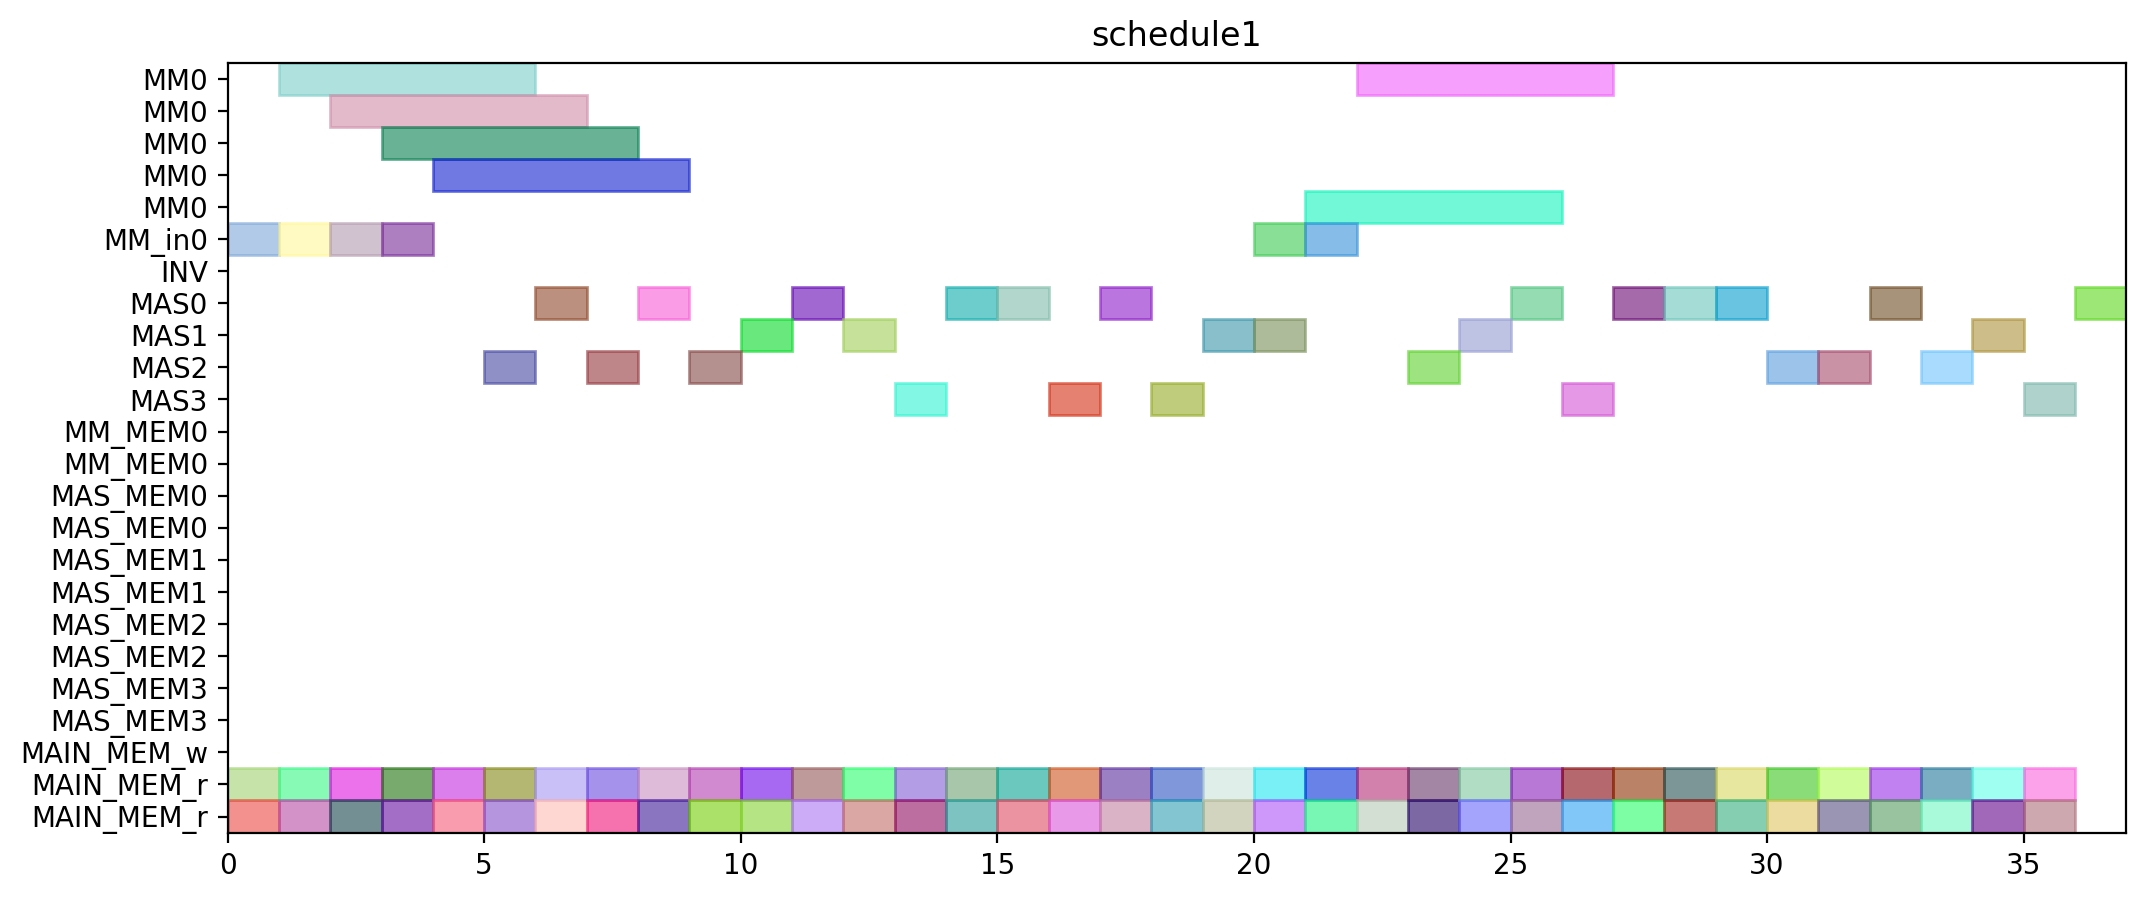

This figure's Python source:
from pyschedule import Scenario, solvers, plotters, alt


def solve():
	horizon = 111
	S = Scenario("schedule1", horizon=horizon)

	# resource
	MM = S.Resources('MM', num=1, size=5)
	MM_in = S.Resources('MM_in', num=1)
	INV = S.Resource('INV')
	MAS = S.Resources('MAS', num=4, size=1, periods=range(1, horizon))
	MM_MEM = S.Resources('MM_MEM', num=1, size=2)
	MAS_MEM = S.Resources('MAS_MEM', num=4, size=2)
	MAIN_MEM_w = S.Resource('MAIN_MEM_w', size=1)
	MAIN_MEM_r = S.Resource('MAIN_MEM_r', size=2)

	# result of previous scheduling
	c_t0_t3_t1_in = S.Task('c_t0_t3_t1_in', length=1, delay_cost=1)
	S += c_t0_t3_t1_in >= 0
	c_t0_t3_t1_in += MM_in[0]

	c_t0_t3_t1_mem0 = S.Task('c_t0_t3_t1_mem0', length=1, delay_cost=1)
	S += c_t0_t3_t1_mem0 >= 0
	c_t0_t3_t1_mem0 += MAIN_MEM_r

	c_t0_t3_t1_mem1 = S.Task('c_t0_t3_t1_mem1', length=1, delay_cost=1)
	S += c_t0_t3_t1_mem1 >= 0
	c_t0_t3_t1_mem1 += MAIN_MEM_r

	c_t0_t3_t1 = S.Task('c_t0_t3_t1', length=5, delay_cost=1)
	S += c_t0_t3_t1 >= 1
	c_t0_t3_t1 += MM[0]

	c_t1_t3_t0_in = S.Task('c_t1_t3_t0_in', length=1, delay_cost=1)
	S += c_t1_t3_t0_in >= 1
	c_t1_t3_t0_in += MM_in[0]

	c_t1_t3_t0_mem0 = S.Task('c_t1_t3_t0_mem0', length=1, delay_cost=1)
	S += c_t1_t3_t0_mem0 >= 1
	c_t1_t3_t0_mem0 += MAIN_MEM_r

	c_t1_t3_t0_mem1 = S.Task('c_t1_t3_t0_mem1', length=1, delay_cost=1)
	S += c_t1_t3_t0_mem1 >= 1
	c_t1_t3_t0_mem1 += MAIN_MEM_r

	c_t1_t3_t0 = S.Task('c_t1_t3_t0', length=5, delay_cost=1)
	S += c_t1_t3_t0 >= 2
	c_t1_t3_t0 += MM[0]

	c_t1_t3_t1_in = S.Task('c_t1_t3_t1_in', length=1, delay_cost=1)
	S += c_t1_t3_t1_in >= 2
	c_t1_t3_t1_in += MM_in[0]

	c_t1_t3_t1_mem0 = S.Task('c_t1_t3_t1_mem0', length=1, delay_cost=1)
	S += c_t1_t3_t1_mem0 >= 2
	c_t1_t3_t1_mem0 += MAIN_MEM_r

	c_t1_t3_t1_mem1 = S.Task('c_t1_t3_t1_mem1', length=1, delay_cost=1)
	S += c_t1_t3_t1_mem1 >= 2
	c_t1_t3_t1_mem1 += MAIN_MEM_r

	c_t0_t3_t0_in = S.Task('c_t0_t3_t0_in', length=1, delay_cost=1)
	S += c_t0_t3_t0_in >= 3
	c_t0_t3_t0_in += MM_in[0]

	c_t0_t3_t0_mem0 = S.Task('c_t0_t3_t0_mem0', length=1, delay_cost=1)
	S += c_t0_t3_t0_mem0 >= 3
	c_t0_t3_t0_mem0 += MAIN_MEM_r

	c_t0_t3_t0_mem1 = S.Task('c_t0_t3_t0_mem1', length=1, delay_cost=1)
	S += c_t0_t3_t0_mem1 >= 3
	c_t0_t3_t0_mem1 += MAIN_MEM_r

	c_t1_t3_t1 = S.Task('c_t1_t3_t1', length=5, delay_cost=1)
	S += c_t1_t3_t1 >= 3
	c_t1_t3_t1 += MM[0]

	c_t0_t3_t0 = S.Task('c_t0_t3_t0', length=5, delay_cost=1)
	S += c_t0_t3_t0 >= 4
	c_t0_t3_t0 += MM[0]

	c_t1_t3_t2_mem0 = S.Task('c_t1_t3_t2_mem0', length=1, delay_cost=1)
	S += c_t1_t3_t2_mem0 >= 4
	c_t1_t3_t2_mem0 += MAIN_MEM_r

	c_t1_t3_t2_mem1 = S.Task('c_t1_t3_t2_mem1', length=1, delay_cost=1)
	S += c_t1_t3_t2_mem1 >= 4
	c_t1_t3_t2_mem1 += MAIN_MEM_r

	c_t1_t3_t2 = S.Task('c_t1_t3_t2', length=1, delay_cost=1)
	S += c_t1_t3_t2 >= 5
	c_t1_t3_t2 += MAS[2]

	c_t2_t11_mem0 = S.Task('c_t2_t11_mem0', length=1, delay_cost=1)
	S += c_t2_t11_mem0 >= 5
	c_t2_t11_mem0 += MAIN_MEM_r

	c_t2_t11_mem1 = S.Task('c_t2_t11_mem1', length=1, delay_cost=1)
	S += c_t2_t11_mem1 >= 5
	c_t2_t11_mem1 += MAIN_MEM_r

	c_t1_t11_mem0 = S.Task('c_t1_t11_mem0', length=1, delay_cost=1)
	S += c_t1_t11_mem0 >= 6
	c_t1_t11_mem0 += MAIN_MEM_r

	c_t1_t11_mem1 = S.Task('c_t1_t11_mem1', length=1, delay_cost=1)
	S += c_t1_t11_mem1 >= 6
	c_t1_t11_mem1 += MAIN_MEM_r

	c_t2_t11 = S.Task('c_t2_t11', length=1, delay_cost=1)
	S += c_t2_t11 >= 6
	c_t2_t11 += MAS[0]

	c_t1_t11 = S.Task('c_t1_t11', length=1, delay_cost=1)
	S += c_t1_t11 >= 7
	c_t1_t11 += MAS[2]

	c_t2_t10_mem0 = S.Task('c_t2_t10_mem0', length=1, delay_cost=1)
	S += c_t2_t10_mem0 >= 7
	c_t2_t10_mem0 += MAIN_MEM_r

	c_t2_t10_mem1 = S.Task('c_t2_t10_mem1', length=1, delay_cost=1)
	S += c_t2_t10_mem1 >= 7
	c_t2_t10_mem1 += MAIN_MEM_r

	c_t1_a1_1_mem0 = S.Task('c_t1_a1_1_mem0', length=1, delay_cost=1)
	S += c_t1_a1_1_mem0 >= 8
	c_t1_a1_1_mem0 += MAIN_MEM_r

	c_t1_a1_1_mem1 = S.Task('c_t1_a1_1_mem1', length=1, delay_cost=1)
	S += c_t1_a1_1_mem1 >= 8
	c_t1_a1_1_mem1 += MAIN_MEM_r

	c_t2_t10 = S.Task('c_t2_t10', length=1, delay_cost=1)
	S += c_t2_t10 >= 8
	c_t2_t10 += MAS[0]

	c_t0_a1_0_mem0 = S.Task('c_t0_a1_0_mem0', length=1, delay_cost=1)
	S += c_t0_a1_0_mem0 >= 9
	c_t0_a1_0_mem0 += MAIN_MEM_r

	c_t0_a1_0_mem1 = S.Task('c_t0_a1_0_mem1', length=1, delay_cost=1)
	S += c_t0_a1_0_mem1 >= 9
	c_t0_a1_0_mem1 += MAIN_MEM_r

	c_t1_a1_1 = S.Task('c_t1_a1_1', length=1, delay_cost=1)
	S += c_t1_a1_1 >= 9
	c_t1_a1_1 += MAS[2]

	c_t0_a1_0 = S.Task('c_t0_a1_0', length=1, delay_cost=1)
	S += c_t0_a1_0 >= 10
	c_t0_a1_0 += MAS[1]

	c_t0_t3_t3_mem0 = S.Task('c_t0_t3_t3_mem0', length=1, delay_cost=1)
	S += c_t0_t3_t3_mem0 >= 10
	c_t0_t3_t3_mem0 += MAIN_MEM_r

	c_t0_t3_t3_mem1 = S.Task('c_t0_t3_t3_mem1', length=1, delay_cost=1)
	S += c_t0_t3_t3_mem1 >= 10
	c_t0_t3_t3_mem1 += MAIN_MEM_r

	c_t0_t3_t2_mem0 = S.Task('c_t0_t3_t2_mem0', length=1, delay_cost=1)
	S += c_t0_t3_t2_mem0 >= 11
	c_t0_t3_t2_mem0 += MAIN_MEM_r

	c_t0_t3_t2_mem1 = S.Task('c_t0_t3_t2_mem1', length=1, delay_cost=1)
	S += c_t0_t3_t2_mem1 >= 11
	c_t0_t3_t2_mem1 += MAIN_MEM_r

	c_t0_t3_t3 = S.Task('c_t0_t3_t3', length=1, delay_cost=1)
	S += c_t0_t3_t3 >= 11
	c_t0_t3_t3 += MAS[0]

	c_t0_t3_t2 = S.Task('c_t0_t3_t2', length=1, delay_cost=1)
	S += c_t0_t3_t2 >= 12
	c_t0_t3_t2 += MAS[1]

	c_t1_a1_0_mem0 = S.Task('c_t1_a1_0_mem0', length=1, delay_cost=1)
	S += c_t1_a1_0_mem0 >= 12
	c_t1_a1_0_mem0 += MAIN_MEM_r

	c_t1_a1_0_mem1 = S.Task('c_t1_a1_0_mem1', length=1, delay_cost=1)
	S += c_t1_a1_0_mem1 >= 12
	c_t1_a1_0_mem1 += MAIN_MEM_r

	c_t0_t11_mem0 = S.Task('c_t0_t11_mem0', length=1, delay_cost=1)
	S += c_t0_t11_mem0 >= 13
	c_t0_t11_mem0 += MAIN_MEM_r

	c_t0_t11_mem1 = S.Task('c_t0_t11_mem1', length=1, delay_cost=1)
	S += c_t0_t11_mem1 >= 13
	c_t0_t11_mem1 += MAIN_MEM_r

	c_t1_a1_0 = S.Task('c_t1_a1_0', length=1, delay_cost=1)
	S += c_t1_a1_0 >= 13
	c_t1_a1_0 += MAS[3]

	c_t0_t10_mem0 = S.Task('c_t0_t10_mem0', length=1, delay_cost=1)
	S += c_t0_t10_mem0 >= 14
	c_t0_t10_mem0 += MAIN_MEM_r

	c_t0_t10_mem1 = S.Task('c_t0_t10_mem1', length=1, delay_cost=1)
	S += c_t0_t10_mem1 >= 14
	c_t0_t10_mem1 += MAIN_MEM_r

	c_t0_t11 = S.Task('c_t0_t11', length=1, delay_cost=1)
	S += c_t0_t11 >= 14
	c_t0_t11 += MAS[0]

	c_t0_t10 = S.Task('c_t0_t10', length=1, delay_cost=1)
	S += c_t0_t10 >= 15
	c_t0_t10 += MAS[0]

	c_t1_t10_mem0 = S.Task('c_t1_t10_mem0', length=1, delay_cost=1)
	S += c_t1_t10_mem0 >= 15
	c_t1_t10_mem0 += MAIN_MEM_r

	c_t1_t10_mem1 = S.Task('c_t1_t10_mem1', length=1, delay_cost=1)
	S += c_t1_t10_mem1 >= 15
	c_t1_t10_mem1 += MAIN_MEM_r

	c_t1_t10 = S.Task('c_t1_t10', length=1, delay_cost=1)
	S += c_t1_t10 >= 16
	c_t1_t10 += MAS[3]

	c_t2_a1_1_mem0 = S.Task('c_t2_a1_1_mem0', length=1, delay_cost=1)
	S += c_t2_a1_1_mem0 >= 16
	c_t2_a1_1_mem0 += MAIN_MEM_r

	c_t2_a1_1_mem1 = S.Task('c_t2_a1_1_mem1', length=1, delay_cost=1)
	S += c_t2_a1_1_mem1 >= 16
	c_t2_a1_1_mem1 += MAIN_MEM_r

	c_t2_a1_0_mem0 = S.Task('c_t2_a1_0_mem0', length=1, delay_cost=1)
	S += c_t2_a1_0_mem0 >= 17
	c_t2_a1_0_mem0 += MAIN_MEM_r

	c_t2_a1_0_mem1 = S.Task('c_t2_a1_0_mem1', length=1, delay_cost=1)
	S += c_t2_a1_0_mem1 >= 17
	c_t2_a1_0_mem1 += MAIN_MEM_r

	c_t2_a1_1 = S.Task('c_t2_a1_1', length=1, delay_cost=1)
	S += c_t2_a1_1 >= 17
	c_t2_a1_1 += MAS[0]

	c_t0_a1_1_mem0 = S.Task('c_t0_a1_1_mem0', length=1, delay_cost=1)
	S += c_t0_a1_1_mem0 >= 18
	c_t0_a1_1_mem0 += MAIN_MEM_r

	c_t0_a1_1_mem1 = S.Task('c_t0_a1_1_mem1', length=1, delay_cost=1)
	S += c_t0_a1_1_mem1 >= 18
	c_t0_a1_1_mem1 += MAIN_MEM_r

	c_t2_a1_0 = S.Task('c_t2_a1_0', length=1, delay_cost=1)
	S += c_t2_a1_0 >= 18
	c_t2_a1_0 += MAS[3]

	c_t0_a1_1 = S.Task('c_t0_a1_1', length=1, delay_cost=1)
	S += c_t0_a1_1 >= 19
	c_t0_a1_1 += MAS[1]

	c_t1_t3_t3_mem0 = S.Task('c_t1_t3_t3_mem0', length=1, delay_cost=1)
	S += c_t1_t3_t3_mem0 >= 19
	c_t1_t3_t3_mem0 += MAIN_MEM_r

	c_t1_t3_t3_mem1 = S.Task('c_t1_t3_t3_mem1', length=1, delay_cost=1)
	S += c_t1_t3_t3_mem1 >= 19
	c_t1_t3_t3_mem1 += MAIN_MEM_r

	c_t1_t3_t3 = S.Task('c_t1_t3_t3', length=1, delay_cost=1)
	S += c_t1_t3_t3 >= 20
	c_t1_t3_t3 += MAS[1]


	# new tasks
	c_t2_t3_t0_in = S.Task('c_t2_t3_t0_in', length=1, delay_cost=1)
	c_t2_t3_t0_in += alt(MM_in)
	c_t2_t3_t0 = S.Task('c_t2_t3_t0', length=5, delay_cost=1)
	c_t2_t3_t0 += alt(MM)
	S += c_t2_t3_t0>=c_t2_t3_t0_in

	c_t2_t3_t0_mem0 = S.Task('c_t2_t3_t0_mem0', length=1, delay_cost=1)
	c_t2_t3_t0_mem0 += MAIN_MEM_r
	S += c_t2_t3_t0_mem0 <= c_t2_t3_t0

	c_t2_t3_t0_mem1 = S.Task('c_t2_t3_t0_mem1', length=1, delay_cost=1)
	c_t2_t3_t0_mem1 += MAIN_MEM_r
	S += c_t2_t3_t0_mem1 <= c_t2_t3_t0

	c_t2_t3_t1_in = S.Task('c_t2_t3_t1_in', length=1, delay_cost=1)
	c_t2_t3_t1_in += alt(MM_in)
	c_t2_t3_t1 = S.Task('c_t2_t3_t1', length=5, delay_cost=1)
	c_t2_t3_t1 += alt(MM)
	S += c_t2_t3_t1>=c_t2_t3_t1_in

	c_t2_t3_t1_mem0 = S.Task('c_t2_t3_t1_mem0', length=1, delay_cost=1)
	c_t2_t3_t1_mem0 += MAIN_MEM_r
	S += c_t2_t3_t1_mem0 <= c_t2_t3_t1

	c_t2_t3_t1_mem1 = S.Task('c_t2_t3_t1_mem1', length=1, delay_cost=1)
	c_t2_t3_t1_mem1 += MAIN_MEM_r
	S += c_t2_t3_t1_mem1 <= c_t2_t3_t1

	c_t2_t3_t2 = S.Task('c_t2_t3_t2', length=1, delay_cost=1)
	c_t2_t3_t2 += alt(MAS)

	c_t2_t3_t2_mem0 = S.Task('c_t2_t3_t2_mem0', length=1, delay_cost=1)
	c_t2_t3_t2_mem0 += MAIN_MEM_r
	S += c_t2_t3_t2_mem0 <= c_t2_t3_t2

	c_t2_t3_t2_mem1 = S.Task('c_t2_t3_t2_mem1', length=1, delay_cost=1)
	c_t2_t3_t2_mem1 += MAIN_MEM_r
	S += c_t2_t3_t2_mem1 <= c_t2_t3_t2

	c_t2_t3_t3 = S.Task('c_t2_t3_t3', length=1, delay_cost=1)
	c_t2_t3_t3 += alt(MAS)

	c_t2_t3_t3_mem0 = S.Task('c_t2_t3_t3_mem0', length=1, delay_cost=1)
	c_t2_t3_t3_mem0 += MAIN_MEM_r
	S += c_t2_t3_t3_mem0 <= c_t2_t3_t3

	c_t2_t3_t3_mem1 = S.Task('c_t2_t3_t3_mem1', length=1, delay_cost=1)
	c_t2_t3_t3_mem1 += MAIN_MEM_r
	S += c_t2_t3_t3_mem1 <= c_t2_t3_t3

	c_t3000 = S.Task('c_t3000', length=1, delay_cost=1)
	c_t3000 += alt(MAS)

	c_t3000_mem0 = S.Task('c_t3000_mem0', length=1, delay_cost=1)
	c_t3000_mem0 += MAIN_MEM_r
	S += c_t3000_mem0 <= c_t3000

	c_t3000_mem1 = S.Task('c_t3000_mem1', length=1, delay_cost=1)
	c_t3000_mem1 += MAIN_MEM_r
	S += c_t3000_mem1 <= c_t3000

	c_t3001 = S.Task('c_t3001', length=1, delay_cost=1)
	c_t3001 += alt(MAS)

	c_t3001_mem0 = S.Task('c_t3001_mem0', length=1, delay_cost=1)
	c_t3001_mem0 += MAIN_MEM_r
	S += c_t3001_mem0 <= c_t3001

	c_t3001_mem1 = S.Task('c_t3001_mem1', length=1, delay_cost=1)
	c_t3001_mem1 += MAIN_MEM_r
	S += c_t3001_mem1 <= c_t3001

	c_t3010 = S.Task('c_t3010', length=1, delay_cost=1)
	c_t3010 += alt(MAS)

	c_t3010_mem0 = S.Task('c_t3010_mem0', length=1, delay_cost=1)
	c_t3010_mem0 += MAIN_MEM_r
	S += c_t3010_mem0 <= c_t3010

	c_t3010_mem1 = S.Task('c_t3010_mem1', length=1, delay_cost=1)
	c_t3010_mem1 += MAIN_MEM_r
	S += c_t3010_mem1 <= c_t3010

	c_t3011 = S.Task('c_t3011', length=1, delay_cost=1)
	c_t3011 += alt(MAS)

	c_t3011_mem0 = S.Task('c_t3011_mem0', length=1, delay_cost=1)
	c_t3011_mem0 += MAIN_MEM_r
	S += c_t3011_mem0 <= c_t3011

	c_t3011_mem1 = S.Task('c_t3011_mem1', length=1, delay_cost=1)
	c_t3011_mem1 += MAIN_MEM_r
	S += c_t3011_mem1 <= c_t3011

	c_t4000 = S.Task('c_t4000', length=1, delay_cost=1)
	c_t4000 += alt(MAS)

	c_t4000_mem0 = S.Task('c_t4000_mem0', length=1, delay_cost=1)
	c_t4000_mem0 += MAIN_MEM_r
	S += c_t4000_mem0 <= c_t4000

	c_t4000_mem1 = S.Task('c_t4000_mem1', length=1, delay_cost=1)
	c_t4000_mem1 += MAIN_MEM_r
	S += c_t4000_mem1 <= c_t4000

	c_t4001 = S.Task('c_t4001', length=1, delay_cost=1)
	c_t4001 += alt(MAS)

	c_t4001_mem0 = S.Task('c_t4001_mem0', length=1, delay_cost=1)
	c_t4001_mem0 += MAIN_MEM_r
	S += c_t4001_mem0 <= c_t4001

	c_t4001_mem1 = S.Task('c_t4001_mem1', length=1, delay_cost=1)
	c_t4001_mem1 += MAIN_MEM_r
	S += c_t4001_mem1 <= c_t4001

	c_t4010 = S.Task('c_t4010', length=1, delay_cost=1)
	c_t4010 += alt(MAS)

	c_t4010_mem0 = S.Task('c_t4010_mem0', length=1, delay_cost=1)
	c_t4010_mem0 += MAIN_MEM_r
	S += c_t4010_mem0 <= c_t4010

	c_t4010_mem1 = S.Task('c_t4010_mem1', length=1, delay_cost=1)
	c_t4010_mem1 += MAIN_MEM_r
	S += c_t4010_mem1 <= c_t4010

	c_t4011 = S.Task('c_t4011', length=1, delay_cost=1)
	c_t4011 += alt(MAS)

	c_t4011_mem0 = S.Task('c_t4011_mem0', length=1, delay_cost=1)
	c_t4011_mem0 += MAIN_MEM_r
	S += c_t4011_mem0 <= c_t4011

	c_t4011_mem1 = S.Task('c_t4011_mem1', length=1, delay_cost=1)
	c_t4011_mem1 += MAIN_MEM_r
	S += c_t4011_mem1 <= c_t4011

	c_t5000 = S.Task('c_t5000', length=1, delay_cost=1)
	c_t5000 += alt(MAS)

	c_t5000_mem0 = S.Task('c_t5000_mem0', length=1, delay_cost=1)
	c_t5000_mem0 += MAIN_MEM_r
	S += c_t5000_mem0 <= c_t5000

	c_t5000_mem1 = S.Task('c_t5000_mem1', length=1, delay_cost=1)
	c_t5000_mem1 += MAIN_MEM_r
	S += c_t5000_mem1 <= c_t5000

	c_t5001 = S.Task('c_t5001', length=1, delay_cost=1)
	c_t5001 += alt(MAS)

	c_t5001_mem0 = S.Task('c_t5001_mem0', length=1, delay_cost=1)
	c_t5001_mem0 += MAIN_MEM_r
	S += c_t5001_mem0 <= c_t5001

	c_t5001_mem1 = S.Task('c_t5001_mem1', length=1, delay_cost=1)
	c_t5001_mem1 += MAIN_MEM_r
	S += c_t5001_mem1 <= c_t5001

	c_t5010 = S.Task('c_t5010', length=1, delay_cost=1)
	c_t5010 += alt(MAS)

	c_t5010_mem0 = S.Task('c_t5010_mem0', length=1, delay_cost=1)
	c_t5010_mem0 += MAIN_MEM_r
	S += c_t5010_mem0 <= c_t5010

	c_t5010_mem1 = S.Task('c_t5010_mem1', length=1, delay_cost=1)
	c_t5010_mem1 += MAIN_MEM_r
	S += c_t5010_mem1 <= c_t5010

	c_t5011 = S.Task('c_t5011', length=1, delay_cost=1)
	c_t5011 += alt(MAS)

	c_t5011_mem0 = S.Task('c_t5011_mem0', length=1, delay_cost=1)
	c_t5011_mem0 += MAIN_MEM_r
	S += c_t5011_mem0 <= c_t5011

	c_t5011_mem1 = S.Task('c_t5011_mem1', length=1, delay_cost=1)
	c_t5011_mem1 += MAIN_MEM_r
	S += c_t5011_mem1 <= c_t5011

	solvers.mip.solve(S,msg=1,kind='CPLEX',ratio_gap=1.01)

	solution = [['hoge']*len(S.solution()[1]) for i in range(len(S.solution()))]
	for i in range(len(S.solution())):
		for j in range(len(S.solution()[i])):
			solution[i][j]=str(S.solution()[i][j])
	print(solution)

	cycles = int(solution[-1][3])

	pic_file_name = "/home/mfukuda/ABE/python/multiRAM_multiMAS/scheduling_result/stage5MM1_stage1MAS4/SQR/schedule1.png"
	if(S.solution() != []):
		plotters.matplotlib.plot(S,img_filename=pic_file_name, show_task_labels=False, fig_size=(cycles*0.25+3, 5))

	return solution
